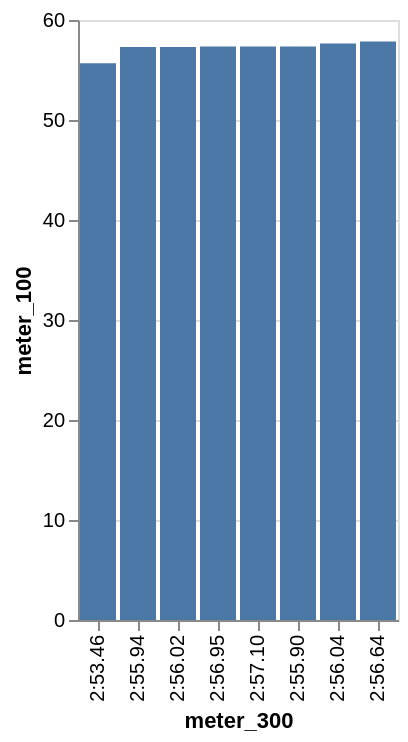

Vega-Lite specification stored for this chart:
### Vega-Lite specification from a JSON file in a GitHub repository (floating-point values rounded to 4 significant figures)
{"data": {"values": [{"x_data": "2:53.46", "y_data": 55.67}, {"x_data": "2:55.94", "y_data": 57.31}, {"x_data": "2:56.02", "y_data": 57.31}, {"x_data": "2:56.95", "y_data": 57.34}, {"x_data": "2:57.10", "y_data": 57.34}, {"x_data": "2:55.90", "y_data": 57.35}, {"x_data": "2:56.04", "y_data": 57.66}, {"x_data": "2:56.64", "y_data": 57.84}]}, "mark": "bar", "encoding": {"x": {"field": "x_data", "type": "nominal", "title": "meter_300", "sort": {"op": "sum", "field": "y_data", "order": "ascending"}}, "y": {"field": "y_data", "type": "quantitative", "title": "meter_100"}}}
